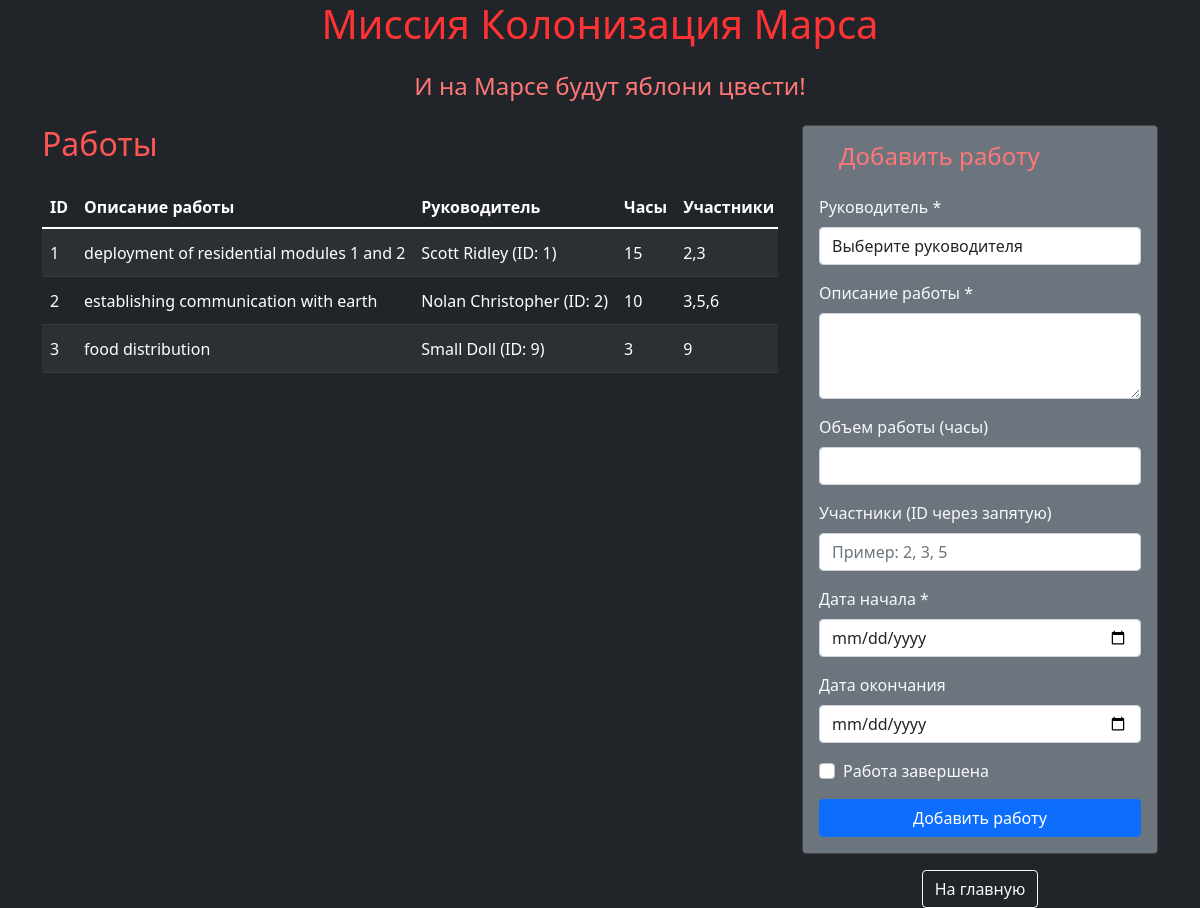
Page /jobs on the committed database.
### models.py (models this page shows, shortened)
class Job(db.Model):
    __tablename__ = 'jobs'
    id = db.Column(db.Integer, primary_key=True, autoincrement=True)
    team_leader = db.Column(db.Integer, db.ForeignKey('users.id'), nullable=False)
    job = db.Column(db.String(500), nullable=False)
    work_size = db.Column(db.Integer)
    collaborators = db.Column(db.String(500))
    start_date = db.Column(db.DateTime, default=datetime.utcnow)
    end_date = db.Column(db.DateTime)
    is_finished = db.Column(db.Boolean, default=False)

class User(db.Model):
    __tablename__ = 'users'
    id = db.Column(db.Integer, primary_key=True, autoincrement=True)
    surname = db.Column(db.String(100), nullable=False)
    name = db.Column(db.String(100), nullable=False)
    age = db.Column(db.Integer)
    position = db.Column(db.String(100))
    speciality = db.Column(db.String(100))
    address = db.Column(db.String(200))
    email = db.Column(db.String(100), unique=True, nullable=False)
    hashed_password = db.Column(db.String(200), nullable=False)
    modified_date = db.Column(db.DateTime, default=datetime.utcnow)
    jobs_led = db.relationship('Job', backref='leader', foreign_keys='Job.team_leader', lazy=True)
    departments_led = db.relationship('Department', backref='chief_user', foreign_keys='Department.chief', lazy=True)

### app.py (the view, shortened to what this page needs)
@app.route('/jobs', methods=['GET', 'POST'])
def jobs_page():
    users = User.query.all()
    jobs = Job.query.all()
    return render_template('jobs.html', title='Работы', jobs=jobs, users=users)

### templates/jobs.html (shortened to what this page needs)
{% extends "base.html" %}
{% block content %}
    <div class="row">
        <div class="col-md-8">
            <h2 class="mb-4">Работы</h2>
            {% if jobs %}
            <div class="table-responsive">
                <table class="table table-dark table-striped">
                    <thead>
                        <tr>
                            <th>ID</th>
                            <th>Описание работы</th>
                            <th>Руководитель</th>
                            <th>Часы</th>
                            <th>Участники</th>
                        </tr>
                    </thead>
                    <tbody>
                        {% for job in jobs %}
                        <tr>
                            <td>{{ job.id }}</td>
                            <td>{{ job.job }}</td>
                            <td>
                                {% if job.leader %}
                                {{ job.leader.surname }} {{ job.leader.name }} (ID: {{ job.team_leader }})
                                {% else %}
                                ID: {{ job.team_leader }}
                                {% endif %}
                            </td>
                            <td>{{ job.work_size if job.work_size else '-' }}</td>
                            <td>{{ job.collaborators if job.collaborators else '-' }}</td>
                        </tr>
                        {% endfor %}
                    </tbody>
                </table>
            </div>
            {% else %}
            <div class="alert alert-info">
                Нет работ в базе данных
            </div>
            {% endif %}
        </div>
        <div class="col-md-4">
            <div class="card bg-secondary">
                <div class="card-body">
                    <h4 class="card-title mb-4">Добавить работу</h4>
                    <form method="POST">
                        <div class="mb-3">
                            <label for="team_leader" class="form-label">Руководитель *</label>
                            <select class="form-control" id="team_leader" name="team_leader" required>
                                <option value="">Выберите руководителя</option>
                            </select>
                        </div>
                        <div class="mb-3">
                            <label for="job" class="form-label">Описание работы *</label>
                            <textarea class="form-control" id="job" name="job" rows="3" required></textarea>
                        </div>
                        <div class="mb-3">
                            <label for="work_size" class="form-label">Объем работы (часы)</label>
                            <input type="number" class="form-control" id="work_size" name="work_size" min="1">
                        </div>
                        <div class="mb-3">
                            <label for="collaborators" class="form-label">Участники (ID через запятую)</label>
                            <input type="text" class="form-control" id="collaborators" name="collaborators"
                                   placeholder="Пример: 2, 3, 5">
                        </div>
                        <div class="mb-3">
                            <label for="start_date" class="form-label">Дата начала *</label>
                            <input type="date" class="form-control" id="start_date" name="start_date" required>
                        </div>
                        <div class="mb-3">
                            <label for="end_date" class="form-label">Дата окончания</label>
                            <input type="date" class="form-control" id="end_date" name="end_date">
                        </div>
                        <div class="mb-3 form-check">
                            <input type="checkbox" class="form-check-input" id="is_finished" name="is_finished">
                            <label class="form-check-label" for="is_finished">Работа завершена</label>
                        </div>
                        <button type="submit" class="btn btn-primary w-100">Добавить работу</button>
                    </form>
                </div>
            </div>
            <div class="mt-3 text-center">
                <a href="/" class="btn btn-outline-light">На главную</a>
            </div>
        </div>
    </div>
{% endblock %}

### templates/base.html (shortened to what this page needs)
<!DOCTYPE html>
<html lang="ru">
<head>
    <link href="https://cdn.jsdelivr.net/npm/bootstrap@5.0.0/dist/css/bootstrap.min.css" rel="stylesheet">
    <link href="{{ url_for('static', filename='css/style.css') }}" rel="stylesheet">
</head>
<body class="bg-dark text-light">
    <div class="container">
        <h1 class="text-center mb-4">Миссия Колонизация Марса</h1>
        <h4 class="text-center mb-4">И на Марсе будут яблони цвести!</h4>
        {% block content %}{% endblock %}
    </div>
</body>
</html>

### static/css/style.css (style rules this page uses)
h4 { color: #ff7777; padding-left: 20px; }
h1 { color: #ff3333; }
h2 { color: #ff5555; }
body { background-color: #222; color: #eee; }
.card { border: 1px solid #444; }
.table-dark { background-color: #333; }
.table-striped tbody tr:nth-of-type(odd) { background-color: rgba(255, 255, 255, 0.05); }
.table th { border-bottom: 2px solid #666; white-space: nowrap; }
.table td { vertical-align: middle; white-space: nowrap; }
.btn-primary { background-color: #0d6efd; border-color: #0d6efd; }

### rows in the picture
Job: id "1", job "deployment of residential modules 1 and 2", leader.surname "Scott", leader.name "Ridley", team_leader "1", work_size "15", collaborators "2,3"
Job: id "2", job "establishing communication with earth", leader.surname "Nolan", leader.name "Christopher", team_leader "2", work_size "10", collaborators "3,5,6"
Job: id "3", job "food distribution", leader.surname "Small", leader.name "Doll", team_leader "9", work_size "3", collaborators "9"
